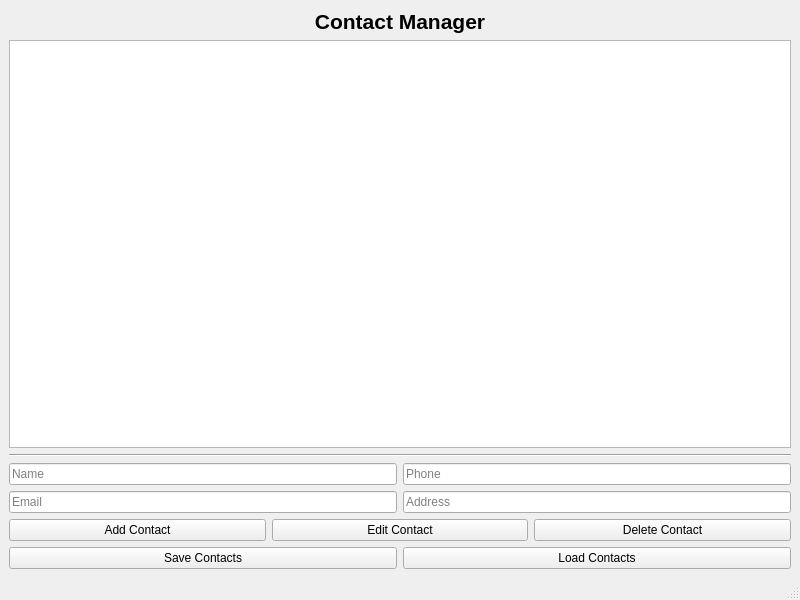
<?xml version="1.0" encoding="UTF-8"?>
<ui version="4.0">
 <class>MainWindow</class>
 <widget class="QMainWindow" name="MainWindow">
  <property name="geometry">
   <rect>
    <x>0</x>
    <y>0</y>
    <width>800</width>
    <height>600</height>
   </rect>
  </property>
  <property name="windowTitle">
   <string>Contact Manager</string>
  </property>
  <widget class="QWidget" name="centralwidget">
   <layout class="QVBoxLayout" name="verticalLayout">
    <item>
     <widget class="QLabel" name="lblTitle">
      <property name="text">
       <string>Contact Manager</string>
      </property>
      <property name="alignment">
       <set>Qt::AlignCenter</set>
      </property>
      <property name="font">
       <font>
        <pointsize>16</pointsize>
        <weight>75</weight>
        <bold>true</bold>
       </font>
      </property>
     </widget>
    </item>
    <item>
     <widget class="QListWidget" name="lstContacts"/>
    </item>
    <item>
     <widget class="QFrame" name="line">
      <property name="frameShape">
       <enum>QFrame::HLine</enum>
      </property>
      <property name="frameShadow">
       <enum>QFrame::Sunken</enum>
      </property>
     </widget>
    </item>
    <item>
     <layout class="QVBoxLayout" name="verticalLayout_2">
      <item>
       <layout class="QHBoxLayout" name="horizontalLayout">
        <item>
         <widget class="QLineEdit" name="txtName">
          <property name="placeholderText">
           <string>Name</string>
          </property>
         </widget>
        </item>
        <item>
         <widget class="QLineEdit" name="txtPhone">
          <property name="placeholderText">
           <string>Phone</string>
          </property>
         </widget>
        </item>
       </layout>
      </item>
      <item>
       <layout class="QHBoxLayout" name="horizontalLayout_2">
        <item>
         <widget class="QLineEdit" name="txtEmail">
          <property name="placeholderText">
           <string>Email</string>
          </property>
         </widget>
        </item>
        <item>
         <widget class="QLineEdit" name="txtAddress">
          <property name="placeholderText">
           <string>Address</string>
          </property>
         </widget>
        </item>
       </layout>
      </item>
      <item>
       <layout class="QHBoxLayout" name="horizontalLayout_3">
        <item>
         <widget class="QPushButton" name="btnAddContact">
          <property name="text">
           <string>Add Contact</string>
          </property>
         </widget>
        </item>
        <item>
         <widget class="QPushButton" name="btnEditContact">
          <property name="text">
           <string>Edit Contact</string>
          </property>
         </widget>
        </item>
        <item>
         <widget class="QPushButton" name="btnDeleteContact">
          <property name="text">
           <string>Delete Contact</string>
          </property>
         </widget>
        </item>
       </layout>
      </item>
      <item>
       <layout class="QHBoxLayout" name="horizontalLayout_4">
        <item>
         <widget class="QPushButton" name="btnSaveContacts">
          <property name="text">
           <string>Save Contacts</string>
          </property>
         </widget>
        </item>
        <item>
         <widget class="QPushButton" name="btnLoadContacts">
          <property name="text">
           <string>Load Contacts</string>
          </property>
         </widget>
        </item>
       </layout>
      </item>
     </layout>
    </item>
   </layout>
  </widget>
  <widget class="QMenuBar" name="menubar"/>
  <widget class="QStatusBar" name="statusbar"/>
 </widget>
 <resources/>
 <connections/>
</ui>
